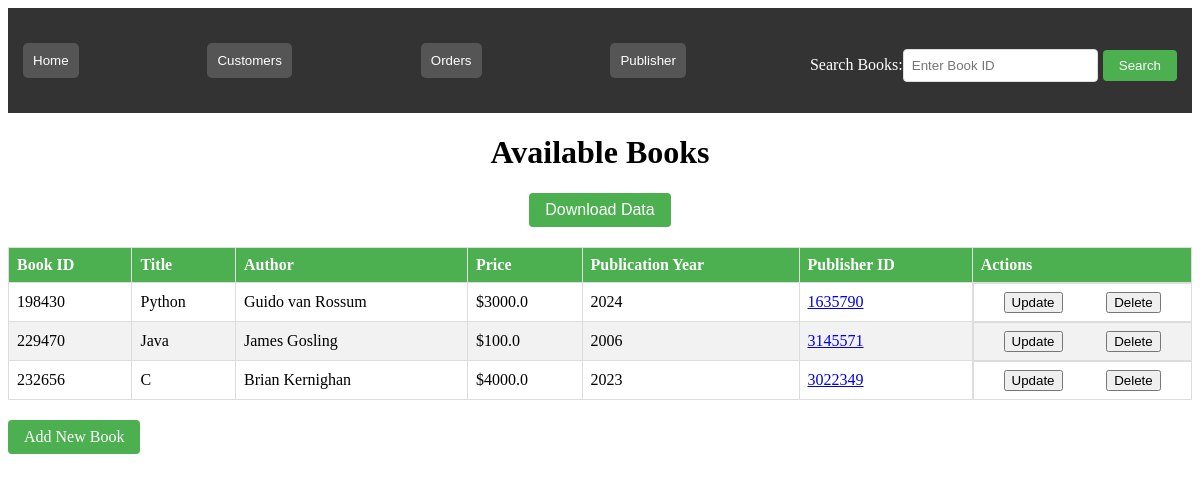
/books, run on the app's committed database.
### tables this page shows
CREATE TABLE Books (
                        book_id INTEGER PRIMARY KEY AUTOINCREMENT,
                        title TEXT,
                        author TEXT,
                        price REAL,
                        publication_year INTEGER
                    , "publisher_id" TEXT);

### BookStore/routes.py (the view)
@app.route('/books')
def display_books():
    conn = get_db()
    cursor = conn.cursor()
    cursor.execute('SELECT * FROM Books')
    books = cursor.fetchall()
    return render_template('books.html', books=books, title='Books')

### BookStore/models.py (called while the page is built)
def get_db():
    db = getattr(g, '_database', None)
    if db is None:
        db = g._database = sqlite3.connect('bookstore.db')
    return db

### BookStore/templates/books.html (shortened to what this page needs)
<!DOCTYPE html>
<html>
<head>
    <link rel="stylesheet" type="text/css" href="{{ url_for('static', filename='styles.css') }}">
    <link rel="stylesheet" type="text/css" href="{{ url_for('static', filename='books.css') }}">
</head>
<body>
    <div class="header">
        <div class="menu">
            <h2><button onclick="window.location.href='/'">Home</button></h2>
            <h2><button onclick="window.location.href='/customers'">Customers</button></h2>
            <h2><button onclick="window.location.href='/orders'">Orders</button></h2>
            <h2><button onclick="window.location.href='/publishers'">Publisher</button></h2>
            <div class="search-box">
            <form action="/books/search" method="GET">
                <label style="font-size: 16px;">Search Books:</label>
                <input type="text" name="query" placeholder="Enter Book ID">
                <button type="submit">Search</button>
            </form>
            </div>
        </div>
    </div>
    <h1 style="text-align: center">Available Books</h1>
    <a href="#" style="text-decoration: none; display: block; text-align: center;">
        <button type="button" onclick="downloadPDF()" class="add-book-button" style="margin: auto;">Download Data</button>
    </a>
    <div class="books-container">
        <table id="books-table">
            <thead>
                <tr>
                    <th>Book ID</th>
                    <th>Title</th>
                    <th>Author</th>
                    <th>Price</th>
                    <th>Publication Year</th>
                    <th>Publisher ID</th>
                    <th>Actions</th>
                </tr>
            </thead>
            <tbody>
                {% for book in books %}
                <tr>
                    <td>{{ book[0] }}</td>
                    <td>{{ book[1] }}</td>
                    <td>{{ book[2] }}</td>
                    <td>${{ book[3] }}</td>
                    <td>{{ book[4] }}</td>
                    <td><a href="/publishers/{{ book[5] }}">{{ book[5] }}</a></td>
                    <td class="actions">
                        <form action="/books/update/{{ book[0] }}" method="get">
                            <button type="submit">Update</button>
                        </form>
                        <form action="/books/delete/{{ book[0] }}" method="post">
                            <button type="submit">Delete</button>
                        </form>
                    </td>
                </tr>
                {% endfor %}
            </tbody>
        </table>
    </div>
    <a href="/books/add" class="add-book-button">Add New Book</a>
</body>
</html>

### BookStore/static/styles.css (style rules this page uses)
.header { background-color: #333; color: white; padding: 10px; text-align: center; }
.menu { display: flex; justify-content: space-between; align-items: center; }
.menu a, .menu button { color: white; text-decoration: none; background-color: #555; padding: 10px; margin: 5px; border: none; border-radius: 5px; cursor: pointer; }

### BookStore/static/books.css (style rules this page uses)
.search-box { margin-top: 10px; }
.search-box form { display: flex; align-items: center; }
.search-box input { padding: 8px; border: 1px solid #ddd; border-radius: 4px; }
.search-box button { background-color: #4CAF50; color: white; padding: 8px 16px; border: none; border-radius: 4px; cursor: pointer; }
table { width: 100%; border-collapse: collapse; margin-top: 20px; }
th, td { border: 1px solid #ddd; padding: 8px; text-align: left; }
th { background-color: #4CAF50; color: white; }
tr:nth-child(even) { background-color: #f2f2f2; }
.actions { display: flex; justify-content: space-around; align-items: center; }
.actions form { margin: 0; }
.add-book-button { display: inline-block; background-color: #4CAF50; color: white; padding: 8px 16px; text-decoration: none; font-size: 16px; margin-top: 20px; border: none; border-radius: 4px; cursor: pointer; }

### data on the page
Books: book_id "198430", title "Python", author "Guido van Rossum", price "3000.0", publication_year "2024", publisher "1635790"
Books: book_id "229470", title "Java", author "James Gosling", price "100.0", publication_year "2006", publisher "3145571"
Books: book_id "232656", title "C", author "Brian Kernighan", price "4000.0", publication_year "2023", publisher "3022349"
